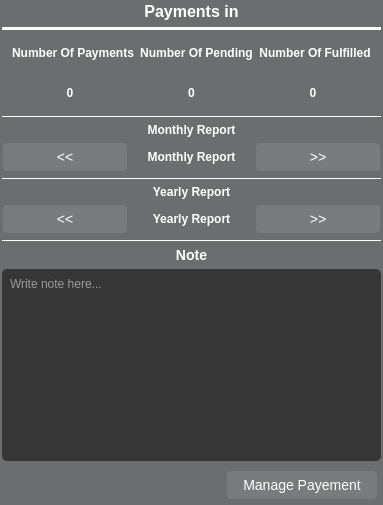
          <widget class="QWidget" name="PaymentInStatus" native="true">
           <property name="minimumSize">
            <size>
             <width>300</width>
             <height>500</height>
            </size>
           </property>
           <property name="maximumSize">
            <size>
             <width>1000</width>
             <height>1000</height>
            </size>
           </property>
           <property name="cursor">
            <cursorShape>PointingHandCursor</cursorShape>
           </property>
           <property name="styleSheet">
            <string notr="true">QWidget {
    background-color:  rgb(108, 109, 110);
    border-radius: 5px;
}

QWidget:hover {

    background-color: rgb(89, 90, 91);

}</string>
           </property>
           <layout class="QVBoxLayout" name="verticalLayout_14">
            <property name="leftMargin">
             <number>2</number>
            </property>
            <property name="topMargin">
             <number>2</number>
            </property>
            <property name="rightMargin">
             <number>2</number>
            </property>
            <property name="bottomMargin">
             <number>2</number>
            </property>
            <item>
             <widget class="QPushButton" name="BTNPaymentsIn">
              <property name="styleSheet">
               <string notr="true">QPushButton{
    background-color: transparent;
        background: transparent;
    color:white;
    font-family: Arial, Helvetica, sans-serif;
    font-size: 16px;
    font-weight: bold;
    border: none;
}</string>
              </property>
              <property name="text">
               <string>Payments in</string>
              </property>
              <property name="icon">
               <iconset resource="Resources.qrc">
                <normaloff>:/images/icons/payment.png</normaloff>:/images/icons/payment.png</iconset>
              </property>
              <property name="iconSize">
               <size>
                <width>20</width>
                <height>20</height>
               </size>
              </property>
             </widget>
            </item>
            <item>
             <widget class="Line" name="line_15">
              <property name="styleSheet">
               <string notr="true">background-color: white;</string>
              </property>
              <property name="orientation">
               <enum>Qt::Horizontal</enum>
              </property>
             </widget>
            </item>
            <item>
             <layout class="QHBoxLayout" name="horizontalLayout_30">
              <property name="leftMargin">
               <number>10</number>
              </property>
              <property name="topMargin">
               <number>10</number>
              </property>
              <property name="rightMargin">
               <number>10</number>
              </property>
              <property name="bottomMargin">
               <number>10</number>
              </property>
              <item>
               <widget class="QLabel" name="PaymentsInNumberOfPays">
                <property name="styleSheet">
                 <string notr="true">background-color: transparent;
    color:white;
    font-family: Arial, Helvetica, sans-serif;
    font-size: 12px;
    font-weight: bold;
    border: none;</string>
                </property>
                <property name="text">
                 <string>Number Of Payments</string>
                </property>
                <property name="alignment">
                 <set>Qt::AlignCenter</set>
                </property>
               </widget>
              </item>
              <item>
               <widget class="QLabel" name="PaymentsInNumberOfPending">
                <property name="styleSheet">
                 <string notr="true">background-color: transparent;
    color:white;
    font-family: Arial, Helvetica, sans-serif;
    font-size: 12px;
    font-weight: bold;
    border: none;</string>
                </property>
                <property name="text">
                 <string>Number Of Pending</string>
                </property>
                <property name="alignment">
                 <set>Qt::AlignCenter</set>
                </property>
               </widget>
              </item>
              <item>
               <widget class="QLabel" name="PaymentsInNumberOfFulfilled">
                <property name="styleSheet">
                 <string notr="true">background-color: transparent;
    color:white;
    font-family: Arial, Helvetica, sans-serif;
    font-size: 12px;
    font-weight: bold;
    border: none;</string>
                </property>
                <property name="text">
                 <string>Number Of Fulfilled</string>
                </property>
                <property name="alignment">
                 <set>Qt::AlignCenter</set>
                </property>
               </widget>
              </item>
             </layout>
            </item>
            <item>
             <layout class="QHBoxLayout" name="horizontalLayout_31">
              <property name="leftMargin">
               <number>10</number>
              </property>
              <property name="topMargin">
               <number>10</number>
              </property>
              <property name="rightMargin">
               <number>10</number>
              </property>
              <property name="bottomMargin">
               <number>10</number>
              </property>
              <item>
               <widget class="QLabel" name="PaymentsInNumberOfPaysStatus">
                <property name="styleSheet">
                 <string notr="true">background-color: transparent;
    color:white;
    font-family: Arial, Helvetica, sans-serif;
    font-size: 12px;
    font-weight: bold;
    border: none;</string>
                </property>
                <property name="text">
                 <string>0</string>
                </property>
                <property name="alignment">
                 <set>Qt::AlignCenter</set>
                </property>
               </widget>
              </item>
              <item>
               <widget class="QLabel" name="PaymentsInNumberOfPendingStatus">
                <property name="styleSheet">
                 <string notr="true">background-color: transparent;
    color:white;
    font-family: Arial, Helvetica, sans-serif;
    font-size: 12px;
    font-weight: bold;
    border: none;</string>
                </property>
                <property name="text">
                 <string>0</string>
                </property>
                <property name="alignment">
                 <set>Qt::AlignCenter</set>
                </property>
               </widget>
              </item>
              <item>
               <widget class="QLabel" name="PaymentsInNumberOfFulfilledStatus">
                <property name="styleSheet">
                 <string notr="true">background-color: transparent;
    color:white;
    font-family: Arial, Helvetica, sans-serif;
    font-size: 12px;
    font-weight: bold;
    border: none;</string>
                </property>
                <property name="text">
                 <string>0</string>
                </property>
                <property name="alignment">
                 <set>Qt::AlignCenter</set>
                </property>
               </widget>
              </item>
             </layout>
            </item>
            <item>
             <widget class="Line" name="line_16">
              <property name="maximumSize">
               <size>
                <width>16777215</width>
                <height>1</height>
               </size>
              </property>
              <property name="styleSheet">
               <string notr="true">background-color: white;</string>
              </property>
              <property name="orientation">
               <enum>Qt::Horizontal</enum>
              </property>
             </widget>
            </item>
            <item>
             <layout class="QVBoxLayout" name="verticalLayout_20">
              <property name="spacing">
               <number>0</number>
              </property>
              <property name="leftMargin">
               <number>0</number>
              </property>
              <property name="topMargin">
               <number>0</number>
              </property>
              <property name="rightMargin">
               <number>0</number>
              </property>
              <property name="bottomMargin">
               <number>0</number>
              </property>
              <item>
               <layout class="QVBoxLayout" name="verticalLayout_21">
                <property name="spacing">
                 <number>0</number>
                </property>
                <property name="leftMargin">
                 <number>0</number>
                </property>
                <property name="topMargin">
                 <number>0</number>
                </property>
                <property name="rightMargin">
                 <number>0</number>
                </property>
                <property name="bottomMargin">
                 <number>5</number>
                </property>
                <item>
                 <widget class="QLabel" name="PaymentsInMonthlyLabel">
                  <property name="styleSheet">
                   <string notr="true">background-color: transparent;
    color:white;
    font-family: Arial, Helvetica, sans-serif;
    font-size: 12px;
    font-weight: bold;
    border: none;</string>
                  </property>
                  <property name="text">
                   <string>Monthly Report</string>
                  </property>
                  <property name="alignment">
                   <set>Qt::AlignCenter</set>
                  </property>
                 </widget>
                </item>
               </layout>
              </item>
              <item>
               <layout class="QHBoxLayout" name="horizontalLayout_33">
                <property name="leftMargin">
                 <number>0</number>
                </property>
                <property name="topMargin">
                 <number>0</number>
                </property>
                <property name="rightMargin">
                 <number>0</number>
                </property>
                <property name="bottomMargin">
                 <number>0</number>
                </property>
                <item>
                 <widget class="QPushButton" name="PaymentsInPreviewsMonthly">
                  <property name="styleSheet">
                   <string notr="true">QPushButton {
    color: white; /* Default text color */
    border: 2px solid transparent; /* Default border */
    background-color: rgba(255, 255, 255, 0.1);
    padding: 5px 15px; /* Padding around text */
    text-align: center; /* Center text */
    text-decoration: none; /* Remove underline from text */
    font-size: 14px; /* Text size */

}

QPushButton:hover {
    background-color: rgba(255, 255, 255, 0.3); /* White background with 50% opacity */
    border: 2px solid white; /* White left border */
}</string>
                  </property>
                  <property name="text">
                   <string>&lt;&lt;</string>
                  </property>
                 </widget>
                </item>
                <item>
                 <widget class="QLabel" name="PaymentsInMonthlyStatus">
                  <property name="styleSheet">
                   <string notr="true">background-color: transparent;
    color:white;
    font-family: Arial, Helvetica, sans-serif;
    font-size: 12px;
    font-weight: bold;
    border: none;</string>
                  </property>
                  <property name="text">
                   <string>Monthly Report</string>
                  </property>
                  <property name="alignment">
                   <set>Qt::AlignCenter</set>
                  </property>
                 </widget>
                </item>
                <item>
                 <widget class="QPushButton" name="PaymentsInnextMonthly">
                  <property name="styleSheet">
                   <string notr="true">QPushButton {
    color: white; /* Default text color */
    border: 2px solid transparent; /* Default border */
    background-color: rgba(255, 255, 255, 0.1);
    padding: 5px 15px; /* Padding around text */
    text-align: center; /* Center text */
    text-decoration: none; /* Remove underline from text */
    font-size: 14px; /* Text size */

}

QPushButton:hover {
    background-color: rgba(255, 255, 255, 0.3); /* White background with 50% opacity */
    border: 2px solid white; /* White left border */
}</string>
                  </property>
                  <property name="text">
                   <string>&gt;&gt;</string>
                  </property>
                 </widget>
                </item>
               </layout>
              </item>
             </layout>
            </item>
            <item>
             <widget class="Line" name="line_17">
              <property name="maximumSize">
               <size>
                <width>16777215</width>
                <height>1</height>
               </size>
              </property>
              <property name="styleSheet">
               <string notr="true">background-color: white;</string>
              </property>
              <property name="orientation">
               <enum>Qt::Horizontal</enum>
              </property>
             </widget>
            </item>
            <item>
             <layout class="QVBoxLayout" name="verticalLayout_22">
              <property name="spacing">
               <number>0</number>
              </property>
              <property name="leftMargin">
               <number>0</number>
              </property>
              <property name="topMargin">
               <number>0</number>
              </property>
              <property name="rightMargin">
               <number>0</number>
              </property>
              <property name="bottomMargin">
               <number>0</number>
              </property>
              <item>
               <layout class="QHBoxLayout" name="horizontalLayout_34">
                <property name="spacing">
                 <number>0</number>
                </property>
                <property name="leftMargin">
                 <number>0</number>
                </property>
                <property name="topMargin">
                 <number>0</number>
                </property>
                <property name="rightMargin">
                 <number>0</number>
                </property>
                <property name="bottomMargin">
                 <number>5</number>
                </property>
                <item>
                 <widget class="QLabel" name="PaymentsInYearlyLabel">
                  <property name="styleSheet">
                   <string notr="true">background-color: transparent;
    color:white;
    font-family: Arial, Helvetica, sans-serif;
    font-size: 12px;
    font-weight: bold;
    border: none;</string>
                  </property>
                  <property name="text">
                   <string>Yearly Report</string>
                  </property>
                  <property name="alignment">
                   <set>Qt::AlignCenter</set>
                  </property>
                 </widget>
                </item>
               </layout>
              </item>
              <item>
               <layout class="QHBoxLayout" name="horizontalLayout_35">
                <property name="leftMargin">
                 <number>0</number>
                </property>
                <property name="topMargin">
                 <number>0</number>
                </property>
                <property name="rightMargin">
                 <number>0</number>
                </property>
                <property name="bottomMargin">
                 <number>0</number>
                </property>
                <item>
                 <widget class="QPushButton" name="PaymentsInPreviewsYearly">
                  <property name="styleSheet">
                   <string notr="true">QPushButton {
    color: white; /* Default text color */
    border: 2px solid transparent; /* Default border */
    background-color: rgba(255, 255, 255, 0.1);
    padding: 5px 15px; /* Padding around text */
    text-align: center; /* Center text */
    text-decoration: none; /* Remove underline from text */
    font-size: 14px; /* Text size */

}

QPushButton:hover {
    background-color: rgba(255, 255, 255, 0.3); /* White background with 50% opacity */
    border: 2px solid white; /* White left border */
}</string>
                  </property>
                  <property name="text">
                   <string>&lt;&lt;</string>
                  </property>
                 </widget>
                </item>
                <item>
                 <widget class="QLabel" name="PaymentsinYearlyStatus">
                  <property name="styleSheet">
                   <string notr="true">background-color: transparent;
    color:white;
    font-family: Arial, Helvetica, sans-serif;
    font-size: 12px;
    font-weight: bold;
    border: none;</string>
                  </property>
                  <property name="text">
                   <string>Yearly Report</string>
                  </property>
                  <property name="alignment">
                   <set>Qt::AlignCenter</set>
                  </property>
                 </widget>
                </item>
                <item>
                 <widget class="QPushButton" name="PaymentsInNextYearly">
                  <property name="styleSheet">
                   <string notr="true">QPushButton {
    color: white; /* Default text color */
    border: 2px solid transparent; /* Default border */
    background-color: rgba(255, 255, 255, 0.1);
    padding: 5px 15px; /* Padding around text */
    text-align: center; /* Center text */
    text-decoration: none; /* Remove underline from text */
    font-size: 14px; /* Text size */

}

QPushButton:hover {
    background-color: rgba(255, 255, 255, 0.3); /* White background with 50% opacity */
    border: 2px solid white; /* White left border */
}</string>
                  </property>
                  <property name="text">
                   <string>&gt;&gt;</string>
                  </property>
                 </widget>
                </item>
               </layout>
              </item>
             </layout>
            </item>
            <item>
             <widget class="Line" name="line_18">
              <property name="maximumSize">
               <size>
                <width>16777215</width>
                <height>1</height>
               </size>
              </property>
              <property name="styleSheet">
               <string notr="true">background-color:white;</string>
              </property>
              <property name="orientation">
               <enum>Qt::Horizontal</enum>
              </property>
             </widget>
            </item>
            <item>
             <layout class="QVBoxLayout" name="verticalLayout_23">
              <property name="leftMargin">
               <number>0</number>
              </property>
              <property name="topMargin">
               <number>0</number>
              </property>
              <property name="rightMargin">
               <number>0</number>
              </property>
              <property name="bottomMargin">
               <number>0</number>
              </property>
              <item>
               <layout class="QHBoxLayout" name="horizontalLayout_36">
                <property name="leftMargin">
                 <number>0</number>
                </property>
                <property name="topMargin">
                 <number>0</number>
                </property>
                <property name="rightMargin">
                 <number>0</number>
                </property>
                <property name="bottomMargin">
                 <number>0</number>
                </property>
                <item>
                 <widget class="QLabel" name="label_10">
                  <property name="styleSheet">
                   <string notr="true">background-color: transparent;
    color:white;
    font-family: Arial, Helvetica, sans-serif;
    font-size: 14px;
    font-weight: bold;
    border: none;</string>
                  </property>
                  <property name="text">
                   <string>Note</string>
                  </property>
                  <property name="alignment">
                   <set>Qt::AlignCenter</set>
                  </property>
                 </widget>
                </item>
               </layout>
              </item>
              <item>
               <widget class="QPlainTextEdit" name="PaymentsInPlainText">
                <property name="styleSheet">
                 <string notr="true">background-color: rgb(54, 54, 54);
color: white;
padding: 4px;</string>
                </property>
                <property name="placeholderText">
                 <string>Write note here...</string>
                </property>
               </widget>
              </item>
             </layout>
            </item>
            <item>
             <layout class="QHBoxLayout" name="horizontalLayout_12">
              <property name="leftMargin">
               <number>3</number>
              </property>
              <property name="topMargin">
               <number>3</number>
              </property>
              <property name="rightMargin">
               <number>3</number>
              </property>
              <property name="bottomMargin">
               <number>3</number>
              </property>
              <item>
               <spacer name="horizontalSpacer_8">
                <property name="orientation">
                 <enum>Qt::Horizontal</enum>
                </property>
                <property name="sizeHint" stdset="0">
                 <size>
                  <width>40</width>
                  <height>20</height>
                 </size>
                </property>
               </spacer>
              </item>
              <item>
               <widget class="QPushButton" name="PaymentsInManagePayed">
                <property name="styleSheet">
                 <string notr="true">QPushButton {
    color: white; /* Default text color */
    border: 2px solid transparent; /* Default border */
    background-color: rgba(255, 255, 255, 0.1);
    padding: 5px 15px; /* Padding around text */
    text-align: center; /* Center text */
    text-decoration: none; /* Remove underline from text */
    font-size: 14px; /* Text size */

}

QPushButton:hover {
    background-color: rgba(255, 255, 255, 0.3); /* White background with 50% opacity */
    border: 2px solid white; /* White left border */
}</string>
                </property>
                <property name="text">
                 <string>Manage Payement</string>
                </property>
               </widget>
              </item>
             </layout>
            </item>
           </layout>
          </widget>
